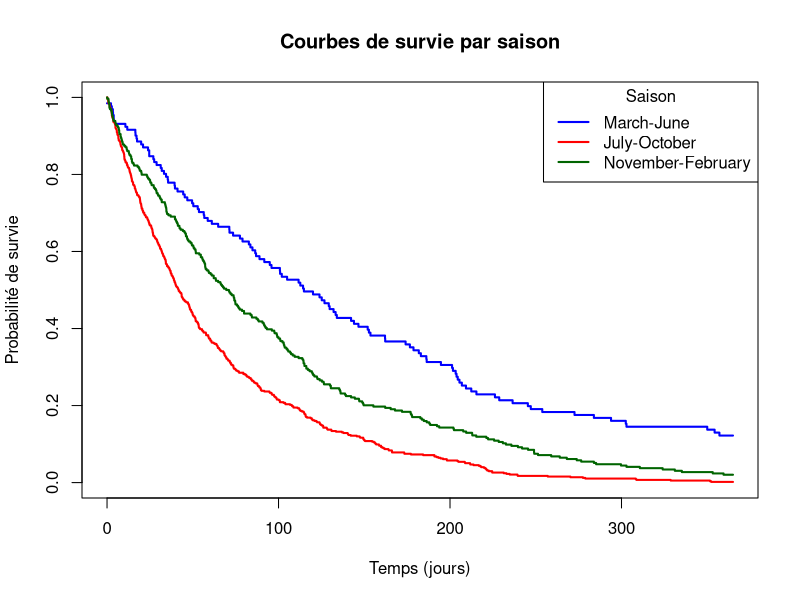
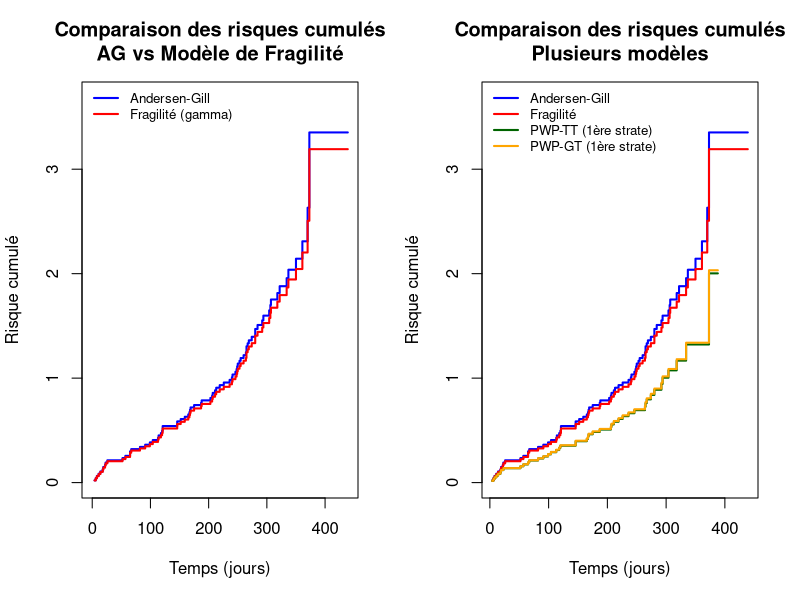
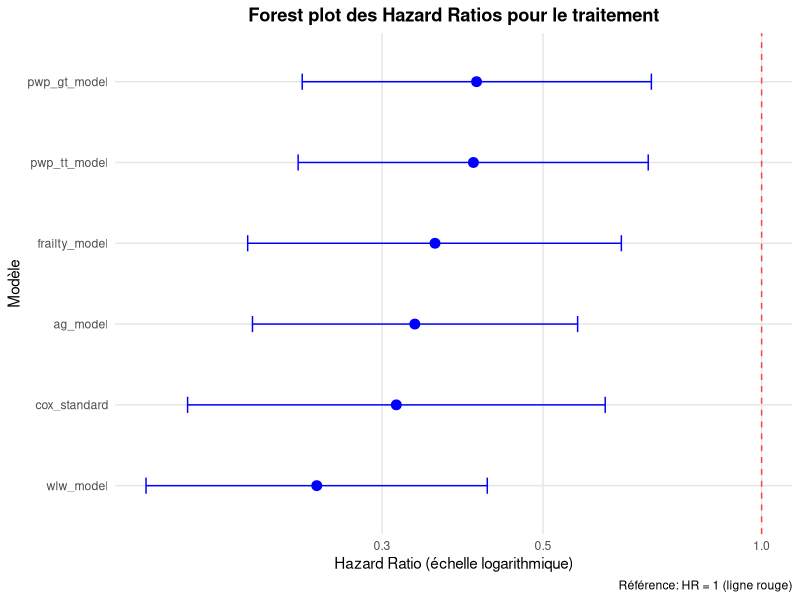

These figures' R source, in order:
## ---- chunk 1
library(survival)
set.seed(2025)
n <- 1000
#  Génération des covariables
season <- sample(1:3, n, replace = TRUE, prob = c(0.118, 0.581, 0.301))
season_jul_oct <- ifelse(season == 2, 1, 0)
season_nov_feb <- ifelse(season == 3, 1, 0)
gender <- rbinom(n, 1, 0.576)   # 1 = Male, 0 = Female
weight <- rbinom(n, 1, 0.362)   # 1 = ≤2.5kg, 0 = >2.5kg
#  Hazard ratio individuel
log_hr <- log(2.27) * season_jul_oct + 
          log(1.43) * season_nov_feb + 
          log(0.95) * gender + 
          log(1.14) * weight
hr <- exp(log_hr)
#  Hazard de base
lambda_ref <- log(2)/98
#  Simulation des temps de survie
lambda_ind <- lambda_ref * hr
event_time <- rexp(n, rate = lambda_ind)
# Censure administrative
survival_time <- pmin(event_time, 365)
status <- as.numeric(event_time <= 365)
#  Création du data.frame
sim_data <- data.frame(
  id = 1:n,
  survival_time = round(survival_time, 1),
  status = status,
  season = factor(season, levels = 1:3,
                  labels = c("March-June", "July-October", "November-February")),
  season_jul_oct = season_jul_oct,
  season_nov_feb = season_nov_feb,
  gender = factor(gender, levels = c(0,1), labels = c("Female","Male")),
  weight = factor(weight, levels = c(0,1), labels = c(">2.5kg","≤2.5kg")),
  hr = hr
)
## ---- chunk 2
# Analyse Descriptifs
desc_table <- data.frame(
  Variable = c("March–June", "July–October", "November–February",
               "Male", "≤2.5kg", "Censored"),
  Percentage = round(c(
    prop.table(table(sim_data$season))[1:3],
    prop.table(table(sim_data$gender))["Male"],
    prop.table(table(sim_data$weight))["≤2.5kg"],
    mean(sim_data$status == 0)
  ) * 100, 1)
)
desc_table
## ---- chunk 3
#  Modèle de Cox
sim_data$gender_num <- ifelse(sim_data$gender == "Male", 1, 0)
sim_data$weight_num <- ifelse(sim_data$weight == "≤2.5kg", 1, 0)
cox_model <- coxph(Surv(survival_time, status) ~
                     season_jul_oct + season_nov_feb +
                     gender_num + weight_num,
                   data = sim_data)


### Modele de cox resultat
#summary(cox_model)
cox_table <- data.frame(
  Variable = names(coef(cox_model)),
  HR_theorique = c(2.27, 1.43, 0.95, 1.14),
  HR_estime = round(exp(coef(cox_model)),3),
  IC95 = paste0(
    round(exp(confint(cox_model))[,1],3),
    " – ",
    round(exp(confint(cox_model))[,2],3)
  ),
  p_value = round(summary(cox_model)$coef[,5],3)
)
cox_table
## ---- chunk 4
fit_season <- survfit(Surv(survival_time, status) ~ season, data = sim_data)
cols <- c("blue", "red", "darkgreen")
plot(fit_season,
     col = cols,
     lwd = 2,
     main = "Courbes de survie par saison",
     xlab = "Temps (jours)",
     ylab = "Probabilité de survie")
legend("topright",
       legend = levels(sim_data$season),
       col = cols,
       lwd = 2,
       title = "Saison")
## ---- chunk 5
library(survival)
library(dplyr)
library(survival)
library(dplyr)
library(tidyr)
library(ggplot2)
# Chargement des données
data(cgd)
head(cgd,3)
## ---- chunk 6
# Statistiques descriptives synthétiques
events_per_patient <- table(cgd$id)

desc_table <- data.frame(
  Indicateur = c(
    "Nombre total de patients",
    "Nombre total d'observations",
    "Nombre moyen d'événements par patient",
    "Nombre minimum d'événements par patient",
    "Nombre maximum d'événements par patient",
    "Proportion de patients avec ≥ 1 événement (%)"
  ),
  Valeur = c(
    length(unique(cgd$id)),
    nrow(cgd),
    round(mean(events_per_patient), 2),
    min(events_per_patient),
    max(events_per_patient),
    round(
      mean(
        cgd %>%
          group_by(id) %>%
          summarize(has_event = any(status == 1)) %>%
          pull(has_event)
      ) * 100, 1
    )
  )
)

desc_table
## ---- chunk 7
#  Préparation des données
cgd_data <- cgd %>%
  group_by(id) %>%
  mutate(
    enum = row_number(),      # Rang de l'événement
    gap = tstop - tstart      # Temps d'écart depuis le dernier événement
  ) %>%
  ungroup() %>%
  mutate(
    treatment_num = ifelse(treat  == "rIFN-g", 1, 0),
    sex_num = ifelse(sex == "male", 1, 0),
    steroids_num = ifelse(steroids == 1, 1, 0),
    propylac_num = ifelse(propylac == 1, 1, 0)
  )
## ---- chunk 8
#  Modèles de Cox pour événements récurrents
## Modèle de Cox standard (premier événement uniquement)
first_events <- cgd_data %>%
  group_by(id) %>%
  filter(row_number() == 1) %>%
  ungroup()

cox_standard <- coxph(Surv(tstop, status) ~ treatment_num + age + sex_num, 
                      data = first_events)
# Modèle d'Andersen-Gill (AG)
ag_model <- coxph(Surv(tstart, tstop, status) ~ treatment_num + age + sex_num + 
                    steroids_num + propylac_num + cluster(id), 
                  data = cgd_data)
# Modèle PWP Temps Total (PWP-TT)
pwp_tt_model <- coxph(Surv(tstart, tstop, status) ~ treatment_num + age + sex_num + 
                        steroids_num + propylac_num + cluster(id) + strata(enum), 
                      data = cgd_data)
# Modèle PWP Temps d'Écart (PWP-GT)
pwp_gt_model <- coxph(Surv(gap, status) ~ treatment_num + age + sex_num + 
                        steroids_num + propylac_num + cluster(id) + strata(enum), 
                      data = cgd_data)
#  Modèle marginal WLW
max_events <- max(cgd_data$enum)
cgd_marginal <- cgd_data %>%
  group_by(id) %>%
  do({
    patient_data <- .
    n_events <- nrow(patient_data)
    
    expand.grid(enum = 1:max_events) %>%
      mutate(
        id = patient_data$id[1],
        tstart = 0,
        tstop = ifelse(enum <= n_events, patient_data$tstop[enum], max(patient_data$tstop)),
        status = ifelse(enum <= n_events, patient_data$status[enum], 0),
        treatment_num = patient_data$treatment_num[1],
        age = patient_data$age[1],
        sex_num = patient_data$sex_num[1],
        steroids_num = patient_data$steroids_num[1],
        propylac_num = patient_data$propylac_num[1]
      )
  }) %>%
  ungroup()

wlw_model <- coxph(Surv(tstart, tstop, status) ~ treatment_num + age + sex_num + 
                     steroids_num + propylac_num + cluster(id) + strata(enum), 
                   data = cgd_marginal)

# Modèle de fragilité (gamma)
frailty_model <- coxph(Surv(tstart, tstop, status) ~ treatment_num + age + sex_num + 
                         steroids_num + propylac_num + frailty(id, distribution = "gamma"), 
                       data = cgd_data)
## ---- chunk 9
cat("\n=== Modèle de Cox standard (premier événement uniquement) ===\n")
print(summary(cox_standard))

cat("\n=== Modèle d'Andersen-Gill (AG) ===\n")
print(summary(ag_model))

cat("\n=== Modèle PWP Temps Total ===\n")
print(summary(pwp_tt_model))


cat("\n=== Modèle PWP Temps d'Écart ===\n")
print(summary(pwp_gt_model))


cat("\n=== Modèle Marginal (WLW) ===\n")
print(summary(wlw_model))


cat("\n=== Modèle de Fragilité (Gamma) ===\n")
print(summary(frailty_model))

## ---- chunk 10
#  Extraction des Hazard Ratios (HR) et IC 95%
extract_HR_robust <- function(model, var_name = "treatment_num") {
  model_summary <- summary(model)
  coefs <- model_summary$coefficients
  if (is.null(coefs) || nrow(coefs) == 0) return(data.frame(HR = NA, Lower95 = NA, Upper95 = NA))
  
  row_names <- rownames(coefs)
  idx <- if (var_name %in% row_names) which(row_names == var_name) else grep(var_name, row_names, ignore.case = TRUE)[1]
  if (is.na(idx)) return(data.frame(HR = NA, Lower95 = NA, Upper95 = NA))
  
  coef_val <- coefs[idx, "coef"]
  se_col <- intersect(c("se(coef)", "se.coef.", "se", "Std. Error"), colnames(coefs))[1]
  se_val <- if (!is.na(se_col)) coefs[idx, se_col] else sqrt(vcov(model)[var_name, var_name])
  
  HR <- exp(coef_val)
  lower <- exp(coef_val - 1.96 * se_val)
  upper <- exp(coef_val + 1.96 * se_val)
  data.frame(HR = round(HR, 3), Lower95 = round(lower, 3), Upper95 = round(upper, 3))
}
extract_HR_auto <- function(model) {
  res <- tryCatch({
    if ("treatment_num" %in% names(coef(model))) extract_HR_robust(model) else stop("NA")
  }, error = function(e) data.frame(HR = NA, Lower95 = NA, Upper95 = NA))
  return(res)
}
# Liste des modèles
models_list <- list(
  cox_standard = cox_standard,
  ag_model = ag_model,
  pwp_tt_model = pwp_tt_model,
  pwp_gt_model = pwp_gt_model,
  wlw_model = wlw_model,
  frailty_model = frailty_model
)
# Extraction des résultats
results <- lapply(models_list, extract_HR_auto)
hr_table <- do.call(rbind, results)
hr_table$Modèle <- rownames(hr_table)
rownames(hr_table) <- NULL
hr_table <- hr_table[, c("Modèle", "HR", "Lower95", "Upper95")]
hr_table$IC_95 <- paste0(hr_table$Lower95, " - ", hr_table$Upper95)
## ---- chunk 11
cat("\n=== Tableau comparatif des HR pour le traitement ===\n")
print(hr_table[, c("Modèle", "HR", "IC_95")])
## ---- chunk 12
#  Figure comparative des risques cumulés
get_cumulative_hazard <- function(model, strata_level = 1) {
  basehaz_result <- suppressWarnings(basehaz(model, centered = FALSE))
  
  # Vérifier si basehaz_result est vide
  if (nrow(basehaz_result) == 0) {
    warning("Aucun risque cumulé calculé pour ce modèle / cette strate.")
    return(NULL)
  }
  
  # Filtrer par strate si nécessaire
  if ("strata" %in% names(basehaz_result)) {
    strata_level <- if (is.numeric(strata_level)) unique(basehaz_result$strata)[strata_level] else strata_level
    basehaz_result <- basehaz_result[basehaz_result$strata == strata_level, ]
  }
  
  # Vérifier que la strate n'est pas vide
  if (nrow(basehaz_result) == 0) {
    warning(paste("Aucun événement pour la strate:", strata_level))
    return(NULL)
  }
  
  return(basehaz_result)
}
ch_ag <- get_cumulative_hazard(ag_model)
ch_frailty <- get_cumulative_hazard(frailty_model)
ch_pwp_tt <- get_cumulative_hazard(pwp_tt_model, 1)
ch_pwp_gt <- get_cumulative_hazard(pwp_gt_model, 1)

par(mfrow = c(1, 2))

# AG vs Fragilité
plot(ch_ag$time, ch_ag$hazard, type = "s", col = "blue", lwd = 2,
     xlab = "Temps (jours)", ylab = "Risque cumulé",
     main = "Comparaison des risques cumulés\nAG vs Modèle de Fragilité",
     ylim = c(0, max(c(ch_ag$hazard, ch_frailty$hazard), na.rm = TRUE) * 1.1),
     xlim = c(0, max(c(ch_ag$time, ch_frailty$time), na.rm = TRUE)))
lines(ch_frailty$time, ch_frailty$hazard, type = "s", col = "red", lwd = 2)
legend("topleft", legend = c("Andersen-Gill", "Fragilité (gamma)"),
       col = c("blue", "red"), lwd = 2, bty = "n", cex = 0.8)

# Plusieurs modèles
plot(ch_ag$time, ch_ag$hazard, type = "s", col = "blue", lwd = 2,
     xlab = "Temps (jours)", ylab = "Risque cumulé",
     main = "Comparaison des risques cumulés\nPlusieurs modèles",
     ylim = c(0, max(c(ch_ag$hazard, ch_frailty$hazard, ch_pwp_tt$hazard, ch_pwp_gt$hazard), na.rm = TRUE) * 1.1))
lines(ch_frailty$time, ch_frailty$hazard, type = "s", col = "red", lwd = 2)
lines(ch_pwp_tt$time, ch_pwp_tt$hazard, type = "s", col = "darkgreen", lwd = 2)
lines(ch_pwp_gt$time, ch_pwp_gt$hazard, type = "s", col = "orange", lwd = 2)
legend("topleft", legend = c("Andersen-Gill", "Fragilité", "PWP-TT (1ère strate)", "PWP-GT (1ère strate)"),
       col = c("blue", "red", "darkgreen", "orange"), lwd = 2, bty = "n", cex = 0.8)

par(mfrow = c(1, 1))

## ---- chunk 13
#  Forest plot des HR
forest_data <- hr_table
forest_plot <- ggplot(forest_data, aes(x = HR, y = reorder(Modèle, HR))) +
  geom_point(size = 3, color = "blue") +
  geom_errorbarh(aes(xmin = Lower95, xmax = Upper95), height = 0.2, color = "blue") +
  geom_vline(xintercept = 1, linetype = "dashed", color = "red", alpha = 0.7) +
  scale_x_continuous(trans = "log10") +
  labs(title = "Forest plot des Hazard Ratios pour le traitement",
       x = "Hazard Ratio (échelle logarithmique)",
       y = "Modèle",
       caption = "Référence: HR = 1 (ligne rouge)") +
  theme_minimal() +
  theme(panel.grid.major = element_line(color = "gray90"),
        panel.grid.minor = element_blank(),
        plot.title = element_text(hjust = 0.5, face = "bold"))

print(forest_plot)
# 7. Analyse de la fragilité et ICC
frailty_summary <- summary(frailty_model)
theta <- frailty_summary$theta
cat("\n=== Analyse de la fragilité ===\n")
if (!is.null(theta) && length(theta) == 1) {
  icc <- theta / (theta + 2)
  cat("Variance de fragilité estimée:", round(theta, 4), "\n")
  cat("Corrélation intra-classe estimée (ICC):", round(icc, 4), "\n")
  
  if (theta < 0.1) {
    cat("Interprétation: Faible hétérogénéité entre patients\n")
  } else if (theta < 0.5) {
    cat("Interprétation: Hétérogénéité modérée entre patients\n")
  } else {
    cat("Interprétation: Forte hétérogénéité entre patients\n")
  }
} else {
  cat("Aucune estimation de fragilité disponible (theta NULL ou non calculé).\n")
}
## ---- chunk 14

# 8. Comparaison des modèles (LogLik, AIC, BIC)
get_model_info <- function(model, model_name) {
  data.frame(
    Modèle = model_name,
    LogLik = round(logLik(model), 2),
    AIC = round(AIC(model), 2),
    BIC = round(BIC(model), 2),
    N_params = length(coef(model)),
    N_events = model$nevent,
    stringsAsFactors = FALSE
  )
}

model_comparison <- rbind(
  get_model_info(cox_standard, "Cox standard"),
  get_model_info(ag_model, "Andersen-Gill"),
  get_model_info(pwp_tt_model, "PWP-TT"),
  get_model_info(pwp_gt_model, "PWP-GT"),
  get_model_info(wlw_model, "WLW"),
  get_model_info(frailty_model, "Fragilité")
)

print(model_comparison)

## ---- chunk 15
library(survival)
set.seed(2025)
n <- 1000
#  Génération des covariables
season <- sample(1:3, n, replace = TRUE, prob = c(0.118, 0.581, 0.301))
season_jul_oct <- ifelse(season == 2, 1, 0)
season_nov_feb <- ifelse(season == 3, 1, 0)
gender <- rbinom(n, 1, 0.576)   # 1 = Male, 0 = Female
weight <- rbinom(n, 1, 0.362)   # 1 = ≤2.5kg, 0 = >2.5kg
#  Hazard ratio individuel
log_hr <- log(2.27) * season_jul_oct + 
          log(1.43) * season_nov_feb + 
          log(0.95) * gender + 
          log(1.14) * weight
hr <- exp(log_hr)
#  Hazard de base
lambda_ref <- log(2)/98
#  Simulation des temps de survie
lambda_ind <- lambda_ref * hr
event_time <- rexp(n, rate = lambda_ind)
# Censure administrative
survival_time <- pmin(event_time, 365)
status <- as.numeric(event_time <= 365)
#  Création du data.frame
sim_data <- data.frame(
  id = 1:n,
  survival_time = round(survival_time, 1),
  status = status,
  season = factor(season, levels = 1:3,
                  labels = c("March-June", "July-October", "November-February")),
  season_jul_oct = season_jul_oct,
  season_nov_feb = season_nov_feb,
  gender = factor(gender, levels = c(0,1), labels = c("Female","Male")),
  weight = factor(weight, levels = c(0,1), labels = c(">2.5kg","≤2.5kg")),
  hr = hr
)
## ---- chunk 16
cat("\n=== Modèle de Cox standard (premier événement uniquement) ===\n")
print(summary(cox_standard))

cat("\n=== Modèle d'Andersen-Gill (AG) ===\n")
print(summary(ag_model))

cat("\n=== Modèle PWP Temps Total ===\n")
print(summary(pwp_tt_model))


cat("\n=== Modèle PWP Temps d'Écart ===\n")
print(summary(pwp_gt_model))


cat("\n=== Modèle Marginal (WLW) ===\n")
print(summary(wlw_model))


cat("\n=== Modèle de Fragilité (Gamma) ===\n")
print(summary(frailty_model))
